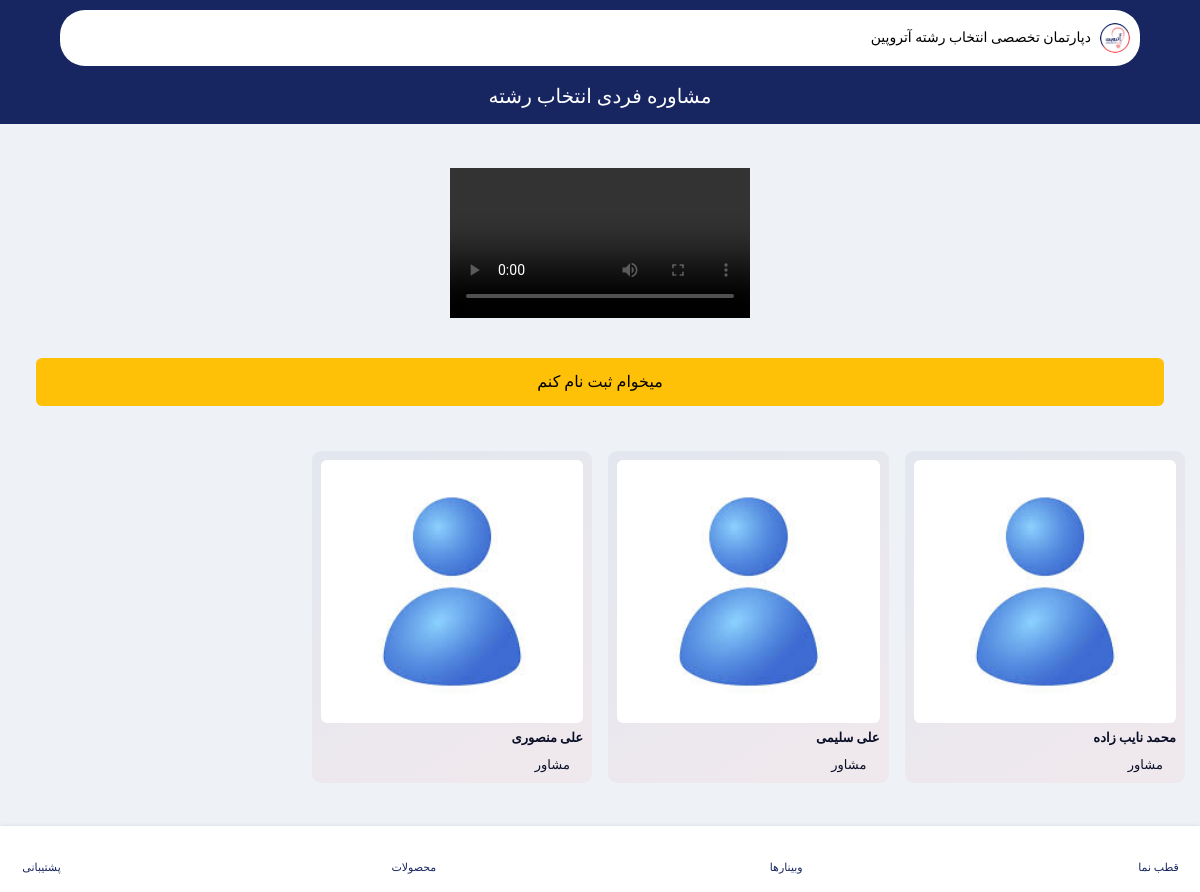
Page /plans/counseling-introduction/ (signed in) on the committed database.
### accounts/models.py (models this page shows, shortened)
class User(AbstractUser):
    ROLE_CHOICES = (
        ("super_admin", "مدیرکل"),
        ("supervisor", "ناظر"),
        ("consultant", "مشاور"),
        ("student", "داوطلب"),
    )
    role = models.CharField(max_length=30, choices=ROLE_CHOICES, verbose_name="نقش")
    mobile = models.CharField(max_length=15, blank=True, unique=True, verbose_name="شماره موبایل")
    avatar = models.ImageField(upload_to="avatars/", blank=True, null=True, verbose_name="تصویر پروفایل")
    is_suspended = models.BooleanField(default=False, verbose_name="تعلیق شده")
    suspension_reason = models.TextField(blank=True, verbose_name="دلیل تعلیق")
    is_limited = models.BooleanField(default=False, verbose_name="دسترسی محدود (برای مدیرکل)")
    class Meta:
        verbose_name = "کاربر"
        verbose_name_plural = "کاربران"
        ordering = ["-id"]

### pages/views.py (the view)
# urls.py: path('plans/counseling-introduction/', counseling_introduction, name='counseling_introduction'),
def counseling_introduction(request):
    intro = CounselingIntroduction.objects.last()
    consultants = User.objects.filter(role='consultant')
    context = {
        'intro': intro,
        'consultants': consultants,
    }
    return render(request, 'pages/counseling_introduction.html', context)

### templates/pages/counseling_introduction.html (shortened to what this page needs)
{% extends 'bases/learning.html' %}
{% load static %}
{% block static %}
<link rel="stylesheet" href="https://cdn.plyr.io/3.7.8/plyr.css" />
{% endblock %}
{% block header %}
<header class="main-header learning-header">
    <div class="custom-container">
        <div class="row">
            <div class="col-12">
                {% include 'includes/top-header.html' %}
            </div>
        </div>
        <div class="header-bottom header-bottom-2 mt-4 pb-3">
            <h2 class="fw-500 text-white w-100" style="text-align: center;">مشاوره فردی انتخاب رشته</h2>
        </div>
    </div>
</header>
{% endblock %}
{% block content %}
<div class="category-section section-t-space pt-4">
    <div class="intro-plans mx-3">
        <video class="intro-plans-video" id="first-player" controls>
            <source src="{{ intro.video.url }}" type="video/mp4">
        </video>
        <div class="d-flex w-100 gap-4">
            <a href="{% url 'login' %}" class="btn btn-warning w-100">میخوام ثبت نام کنم</a>
        </div>
    </div>
</div>
<section class="section-t-space feature-course-section popular-course-section">
    <div class="custom-container">
        <ul class="feature-course-list">
            {% for consultant in consultants %}
            <li>
                <div class="feature-box">
                    <a href="{% url 'consultant_show' consultant.id %}" class="feature-image">
                        {% if consultant.avatar %}
                        <img src="{{ consultant.avatar.url }}" class="img-fluid" alt="">
                        {% else %}
                        <img src="{% static 'images/user.jpg' %}" class="img-fluid" alt="">
                        {% endif %}
                    </a>
                    <div class="feature-detail">
                        <a href="{% url 'consultant_show' consultant.id %}">
                            <h6>{{ consultant.get_full_name }}</h6>
                        </a>
                        <ul class="rate-course">
                            <li><i class="ri-user-fill"></i>{{ consultant.get_role_display }}</li>
                        </ul>
                    </div>
                </div>
            </li>
            {% endfor %}
        </ul>
    </div>
</section>
{% endblock %}

### rows in the picture
User: get_full_name "محمد نایب زاده", role "مشاور"
User: get_full_name "علی سلیمی", role "مشاور"
User: get_full_name "علی منصوری", role "مشاور"
